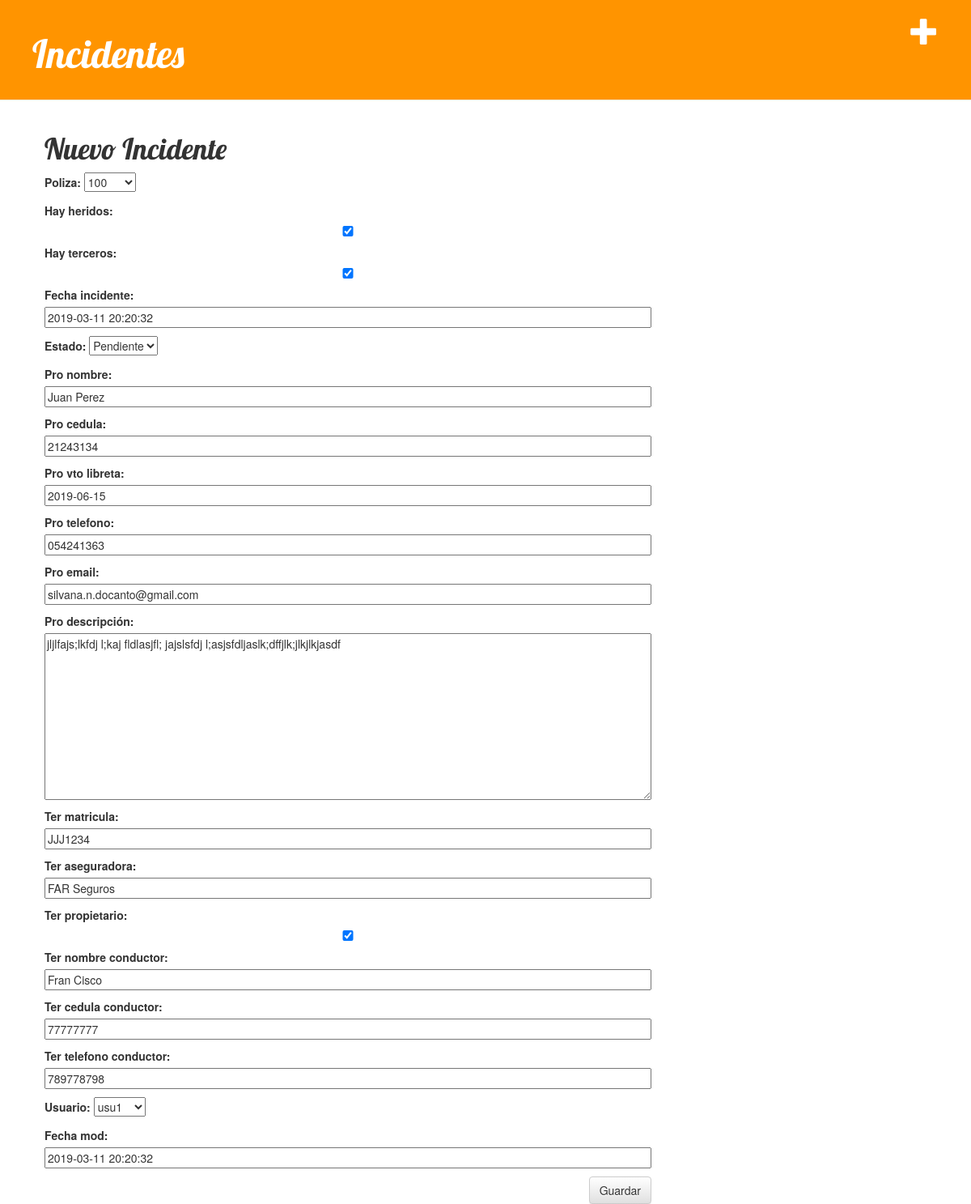
The page /incidente/1/edit/ on the database its author committed.
### denuncia/models.py (models this page shows, shortened)
class Incidente(models.Model):
    nro_incidente = models.AutoField(primary_key=True)
    poliza = models.ForeignKey('Poliza',on_delete=models.CASCADE,)
    hay_heridos = models.BooleanField()
    hay_terceros = models.BooleanField()
    fecha_incidente = models.DateTimeField(default=timezone.now)
    estado = models.ForeignKey('Estado',on_delete=models.CASCADE,)
    pro_nombre = models.CharField(max_length=30)
    pro_cedula = models.CharField(max_length=8)
    pro_vto_libreta = models.DateField(null=True, blank=True)
    pro_telefono = models.CharField(max_length=9)
    pro_email = models.EmailField(max_length=35, null=True, blank=True)
    pro_descripción = models.TextField(max_length=500)
    ter_matricula = models.CharField(max_length=7, null=True, blank=True)
    ter_aseguradora = models.CharField(max_length=30, null=True, blank=True)
    ter_propietario = models.BooleanField()
    ter_nombre_conductor = models.CharField(max_length=30, null=True, blank=True)
    ter_cedula_conductor = models.CharField(max_length=8, null=True, blank=True)
    ter_telefono_conductor = models.CharField(max_length=9, null=True, blank=True)
    usuario = models.ForeignKey('Usuario',on_delete=models.CASCADE,)
    fecha_mod = models.DateTimeField(default=timezone.now)

class Usuario(models.Model):
    usuario_id  = models.AutoField(primary_key=True)
    nombre = models.CharField(max_length=30)
    usuario = models.CharField(max_length=8)
    clave = models.CharField(max_length=8)
    def __str__(self):
        return self.nombre

### denuncia/views.py (the view)
# urls.py: path('incidente/<int:pk>/edit/', views.incidente_edit, name='incidente_edit'),
def incidente_edit(request,pk):
    incidente = get_object_or_404(Incidente, nro_incidente=pk)
    if request.method == "POST":
        form = IncidenteForm(request.POST, instance=incidente)
        if form.is_valid():
            incidente = form.save(commit=False)
            incidente.save()
            return redirect('incidente_detail', pk=incidente.nro_incidente)
    else:
        form = IncidenteForm(instance=incidente)
    return render(request, 'incidente/incidente_edit.html', {'form': form})

### denuncia/forms.py
class IncidenteForm(forms.ModelForm):
    class Meta:
        model = Incidente
        fields = ('nro_incidente','poliza','hay_heridos','hay_terceros','fecha_incidente','estado','pro_nombre','pro_cedula','pro_vto_libreta','pro_telefono','pro_email','pro_descripción','ter_matricula','ter_aseguradora','ter_propietario','ter_nombre_conductor','ter_cedula_conductor','ter_telefono_conductor','usuario','fecha_mod')

### denuncia/models.py (called while the page is built)
    def __str__(self):
        return self.tipo

    def __str__(self):
        return self.nro_poliza

### denuncia/templates/incidente/incidente_edit.html
{% extends 'incidente/base.html' %}
{% block content %}
    <h1>Nuevo Incidente</h1>
    <form method="POST" class="post-form">{% csrf_token %}
        {{ form.as_p }}
        <button type="submit" class="save btn btn-default">Guardar</button>
    </form>
{% endblock %}

### denuncia/static/css/denuncia.css (style rules this page uses)
h1, h2, h3, h4 { font-family: 'Lobster', cursive; }
.save { float: right; }
.post-form textarea, .post-form input { width: 100%; }

### rows shown on the page
Incidente: poliza "100", hay_heridos "☑", hay_terceros "☑", fecha_incidente "2019-03-11 20:20:32", estado "Pendiente", pro_nombre "Juan Perez", pro_cedula "21243134", pro_vto_libreta "2019-06-15", pro_telefono "054241363", pro_email "silvana.n.docanto@gmail.com", pro_descripción "jljlfajs;lkfdj l;kaj fldlasjfl; jajslsfdj l;asjsfdljaslk;dffjlk;jlkjlkjasdf", ter_matricula "JJJ1234", ter_aseguradora "FAR Seguros", ter_propietario "☑", ter_nombre_conductor "Fran Cisco", ter_cedula_conductor "77777777", ter_telefono_conductor "789778798", fecha_mod "2019-03-11 20:20:32"
Usuario: usuario "usu1"
